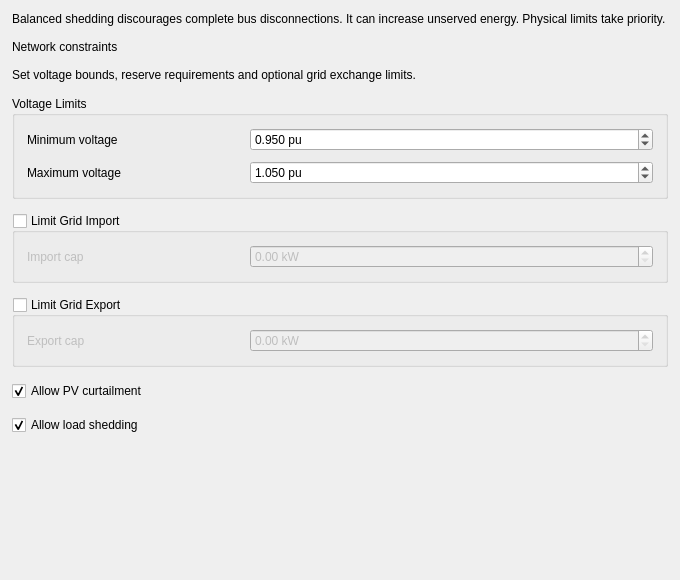
            <widget class="QWidget" name="contents_operation">
             <property name="geometry">
              <rect>
               <x>0</x>
               <y>0</y>
               <width>680</width>
               <height>580</height>
              </rect>
             </property>
             <layout class="QVBoxLayout" name="layout_contents_operation">
              <item>
               <widget class="QLabel" name="lbl_shedding_tradeoff">
                <property name="text">
                 <string>Balanced shedding discourages complete bus disconnections. It can increase unserved energy. Physical limits take priority.</string>
                </property>
                <property name="wordWrap">
                 <bool>true</bool>
                </property>
               </widget>
              </item>
              <item>
               <widget class="QLabel" name="lbl_operation_heading">
                <property name="text">
                 <string>Network constraints</string>
                </property>
                <property name="wordWrap">
                 <bool>true</bool>
                </property>
                <property name="role" stdset="0">
                 <string>section</string>
                </property>
               </widget>
              </item>
              <item>
               <widget class="QLabel" name="lbl_operation_description">
                <property name="text">
                 <string>Set voltage bounds, reserve requirements and optional grid exchange limits.</string>
                </property>
                <property name="wordWrap">
                 <bool>true</bool>
                </property>
                <property name="role" stdset="0">
                 <string>hint</string>
                </property>
               </widget>
              </item>
              <item>
               <widget class="QGroupBox" name="group_voltage">
                <property name="title">
                 <string>Voltage Limits</string>
                </property>
                <property name="sizePolicy">
                 <sizepolicy hsizetype="Expanding" vsizetype="Maximum">
                  <horstretch>0</horstretch>
                  <verstretch>0</verstretch>
                 </sizepolicy>
                </property>
                <layout class="QFormLayout" name="group_voltage_layout">
                 <property name="leftMargin">
                  <number>12</number>
                 </property>
                 <property name="topMargin">
                  <number>12</number>
                 </property>
                 <property name="rightMargin">
                  <number>12</number>
                 </property>
                 <property name="bottomMargin">
                  <number>12</number>
                 </property>
                 <item row="0" column="0">
                  <widget class="QLabel" name="lbl_spin_voltage_min_pu">
                   <property name="text">
                    <string>Minimum voltage</string>
                   </property>
                   <property name="wordWrap">
                    <bool>true</bool>
                   </property>
                   <property name="buddy">
                    <cstring>spin_voltage_min_pu</cstring>
                   </property>
                   <property name="minimumSize">
                    <size>
                     <width>205</width>
                     <height>0</height>
                    </size>
                   </property>
                  </widget>
                 </item>
                 <item row="0" column="1">
                  <widget class="QDoubleSpinBox" name="spin_voltage_min_pu">
                   <property name="decimals">
                    <number>3</number>
                   </property>
                   <property name="minimum">
                    <double>0.1</double>
                   </property>
                   <property name="maximum">
                    <double>2</double>
                   </property>
                   <property name="singleStep">
                    <double>0.01</double>
                   </property>
                   <property name="value">
                    <double>0.95</double>
                   </property>
                   <property name="suffix">
                    <string> pu</string>
                   </property>
                   <property name="keyboardTracking">
                    <bool>false</bool>
                   </property>
                   <property name="wrapping">
                    <bool>false</bool>
                   </property>
                  </widget>
                 </item>
                 <item row="1" column="0">
                  <widget class="QLabel" name="lbl_spin_voltage_max_pu">
                   <property name="text">
                    <string>Maximum voltage</string>
                   </property>
                   <property name="wordWrap">
                    <bool>true</bool>
                   </property>
                   <property name="buddy">
                    <cstring>spin_voltage_max_pu</cstring>
                   </property>
                   <property name="minimumSize">
                    <size>
                     <width>205</width>
                     <height>0</height>
                    </size>
                   </property>
                  </widget>
                 </item>
                 <item row="1" column="1">
                  <widget class="QDoubleSpinBox" name="spin_voltage_max_pu">
                   <property name="decimals">
                    <number>3</number>
                   </property>
                   <property name="minimum">
                    <double>0.1</double>
                   </property>
                   <property name="maximum">
                    <double>2</double>
                   </property>
                   <property name="singleStep">
                    <double>0.01</double>
                   </property>
                   <property name="value">
                    <double>1.05</double>
                   </property>
                   <property name="suffix">
                    <string> pu</string>
                   </property>
                   <property name="keyboardTracking">
                    <bool>false</bool>
                   </property>
                   <property name="wrapping">
                    <bool>false</bool>
                   </property>
                  </widget>
                 </item>
                 <property name="horizontalSpacing">
                  <number>18</number>
                 </property>
                 <property name="verticalSpacing">
                  <number>10</number>
                 </property>
                 <property name="rowWrapPolicy">
                  <enum>QFormLayout::RowWrapPolicy::DontWrapRows</enum>
                 </property>
                 <property name="fieldGrowthPolicy">
                  <enum>QFormLayout::FieldGrowthPolicy::AllNonFixedFieldsGrow</enum>
                 </property>
                </layout>
               </widget>
              </item>
              <item>
               <widget class="QGroupBox" name="group_import_limit">
                <property name="title">
                 <string>Limit Grid Import</string>
                </property>
                <property name="sizePolicy">
                 <sizepolicy hsizetype="Expanding" vsizetype="Maximum">
                  <horstretch>0</horstretch>
                  <verstretch>0</verstretch>
                 </sizepolicy>
                </property>
                <property name="checkable">
                 <bool>true</bool>
                </property>
                <property name="checked">
                 <bool>false</bool>
                </property>
                <layout class="QFormLayout" name="group_import_limit_layout">
                 <property name="leftMargin">
                  <number>12</number>
                 </property>
                 <property name="topMargin">
                  <number>12</number>
                 </property>
                 <property name="rightMargin">
                  <number>12</number>
                 </property>
                 <property name="bottomMargin">
                  <number>12</number>
                 </property>
                 <item row="0" column="0">
                  <widget class="QLabel" name="lbl_spin_import_limit_kw">
                   <property name="text">
                    <string>Import cap</string>
                   </property>
                   <property name="wordWrap">
                    <bool>true</bool>
                   </property>
                   <property name="buddy">
                    <cstring>spin_import_limit_kw</cstring>
                   </property>
                   <property name="minimumSize">
                    <size>
                     <width>205</width>
                     <height>0</height>
                    </size>
                   </property>
                  </widget>
                 </item>
                 <item row="0" column="1">
                  <widget class="QDoubleSpinBox" name="spin_import_limit_kw">
                   <property name="decimals">
                    <number>2</number>
                   </property>
                   <property name="minimum">
                    <double>0</double>
                   </property>
                   <property name="maximum">
                    <double>1000000000</double>
                   </property>
                   <property name="singleStep">
                    <double>10</double>
                   </property>
                   <property name="value">
                    <double>0</double>
                   </property>
                   <property name="suffix">
                    <string> kW</string>
                   </property>
                   <property name="keyboardTracking">
                    <bool>false</bool>
                   </property>
                   <property name="wrapping">
                    <bool>false</bool>
                   </property>
                  </widget>
                 </item>
                 <property name="horizontalSpacing">
                  <number>18</number>
                 </property>
                 <property name="verticalSpacing">
                  <number>10</number>
                 </property>
                 <property name="rowWrapPolicy">
                  <enum>QFormLayout::RowWrapPolicy::DontWrapRows</enum>
                 </property>
                 <property name="fieldGrowthPolicy">
                  <enum>QFormLayout::FieldGrowthPolicy::AllNonFixedFieldsGrow</enum>
                 </property>
                </layout>
               </widget>
              </item>
              <item>
               <widget class="QGroupBox" name="group_export_limit">
                <property name="title">
                 <string>Limit Grid Export</string>
                </property>
                <property name="sizePolicy">
                 <sizepolicy hsizetype="Expanding" vsizetype="Maximum">
                  <horstretch>0</horstretch>
                  <verstretch>0</verstretch>
                 </sizepolicy>
                </property>
                <property name="checkable">
                 <bool>true</bool>
                </property>
                <property name="checked">
                 <bool>false</bool>
                </property>
                <layout class="QFormLayout" name="group_export_limit_layout">
                 <property name="leftMargin">
                  <number>12</number>
                 </property>
                 <property name="topMargin">
                  <number>12</number>
                 </property>
                 <property name="rightMargin">
                  <number>12</number>
                 </property>
                 <property name="bottomMargin">
                  <number>12</number>
                 </property>
                 <item row="0" column="0">
                  <widget class="QLabel" name="lbl_spin_export_limit_kw">
                   <property name="text">
                    <string>Export cap</string>
                   </property>
                   <property name="wordWrap">
                    <bool>true</bool>
                   </property>
                   <property name="buddy">
                    <cstring>spin_export_limit_kw</cstring>
                   </property>
                   <property name="minimumSize">
                    <size>
                     <width>205</width>
                     <height>0</height>
                    </size>
                   </property>
                  </widget>
                 </item>
                 <item row="0" column="1">
                  <widget class="QDoubleSpinBox" name="spin_export_limit_kw">
                   <property name="decimals">
                    <number>2</number>
                   </property>
                   <property name="minimum">
                    <double>0</double>
                   </property>
                   <property name="maximum">
                    <double>1000000000</double>
                   </property>
                   <property name="singleStep">
                    <double>10</double>
                   </property>
                   <property name="value">
                    <double>0</double>
                   </property>
                   <property name="suffix">
                    <string> kW</string>
                   </property>
                   <property name="keyboardTracking">
                    <bool>false</bool>
                   </property>
                   <property name="wrapping">
                    <bool>false</bool>
                   </property>
                  </widget>
                 </item>
                 <property name="horizontalSpacing">
                  <number>18</number>
                 </property>
                 <property name="verticalSpacing">
                  <number>10</number>
                 </property>
                 <property name="rowWrapPolicy">
                  <enum>QFormLayout::RowWrapPolicy::DontWrapRows</enum>
                 </property>
                 <property name="fieldGrowthPolicy">
                  <enum>QFormLayout::FieldGrowthPolicy::AllNonFixedFieldsGrow</enum>
                 </property>
                </layout>
               </widget>
              </item>
              <item>
               <widget class="QCheckBox" name="chk_allow_curtailment">
                <property name="text">
                 <string>Allow PV curtailment</string>
                </property>
                <property name="checked">
                 <bool>true</bool>
                </property>
               </widget>
              </item>
              <item>
               <widget class="QCheckBox" name="chk_allow_shedding">
                <property name="text">
                 <string>Allow load shedding</string>
                </property>
                <property name="checked">
                 <bool>true</bool>
                </property>
               </widget>
              </item>
              <item>
               <spacer name="spacer_operation">
                <property name="orientation">
                 <enum>Qt::Orientation::Vertical</enum>
                </property>
                <property name="sizeType">
                 <enum>QSizePolicy::Policy::Expanding</enum>
                </property>
                <property name="sizeHint">
                 <size>
                  <width>20</width>
                  <height>20</height>
                 </size>
                </property>
               </spacer>
              </item>
              <property name="leftMargin">
               <number>12</number>
              </property>
              <property name="topMargin">
               <number>12</number>
              </property>
              <property name="rightMargin">
               <number>12</number>
              </property>
              <property name="bottomMargin">
               <number>12</number>
              </property>
              <property name="spacing">
               <number>14</number>
              </property>
             </layout>
            </widget>
